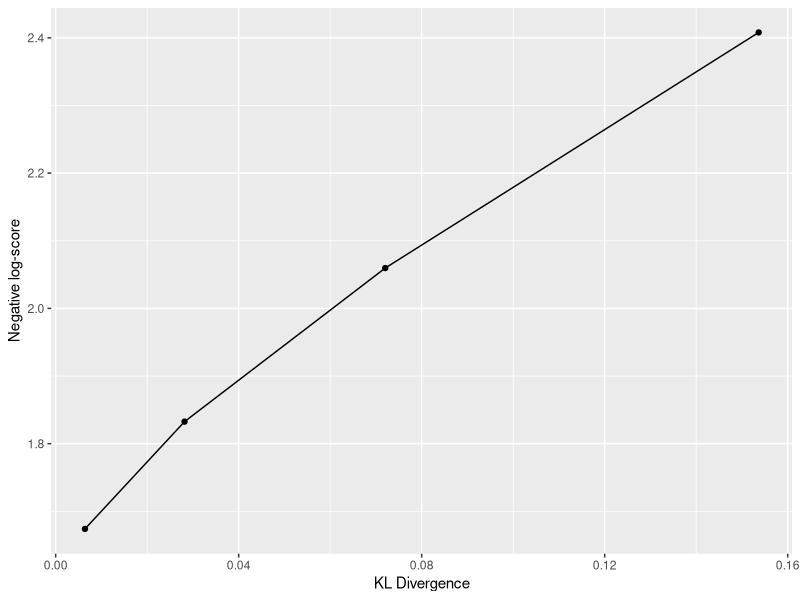

Here is the R script that generated this plot:
library(tidyverse)

p <- c(0.3, 0.7) # distribution cible
q1 <- c(0.25, 0.75) # modèle q1
q2 <- c(0.2, 0.8) # modèle q2
q3 <- c(0.1, 0.9) # modèle q3
q4 <- c(0.15, 0.85) # modèle q4

(div_q1 <- sum(p * log(p / q1) ) ) # divergence modèle q1
(div_q2 <- sum(p * log(p / q2) ) ) # divergence modèle q2
(div_q3 <- sum(p * log(p / q3) ) ) # divergence modèle q3
(div_q4 <- sum(p * log(p / q4) ) ) # divergence modèle q4

sum(p * log(q1) ) # entropie croisée modèle q1
sum(p * log(q2) ) # entropie croisée modèle q2
sum(p * log(q3) ) # entropie croisée modèle q3
sum(p * log(q4) ) # entropie croisée modèle q4

(deviance_q1 <- (- 2) * sum(log(q1) ) ) # déviance modèle q1
(deviance_q2 <- (- 2) * sum(log(q2) ) ) # déviance modèle q2
(deviance_q3 <- (- 2) * sum(log(q3) ) ) # déviance modèle q3
(deviance_q4 <- (- 2) * sum(log(q4) ) ) # déviance modèle q4

# vecteur de divergences
# a <- c(div_q2 - div_q1, div_q3 - div_q1, div_q3 - div_q2)
a <- c(div_q1, div_q2, div_q3, div_q4)

# vecteur de log-score
# b <- c(sum(log(q2) ) - sum(log(q1) ), sum(log(q3) ) - sum(log(q1) ), sum(log(q3) ) - sum(log(q2) ) )
b <- c(sum(log(q1) ), sum(log(q2) ), sum(log(q3) ), sum(log(q4) ) )

# relation entre les deux
data.frame(divergences = a, neglogscore = -b) %>%
    ggplot(aes(x = divergences, y = neglogscore) ) +
    geom_line() +
    geom_point() +
    labs(x = "KL Divergence", y = "Negative log-score")
